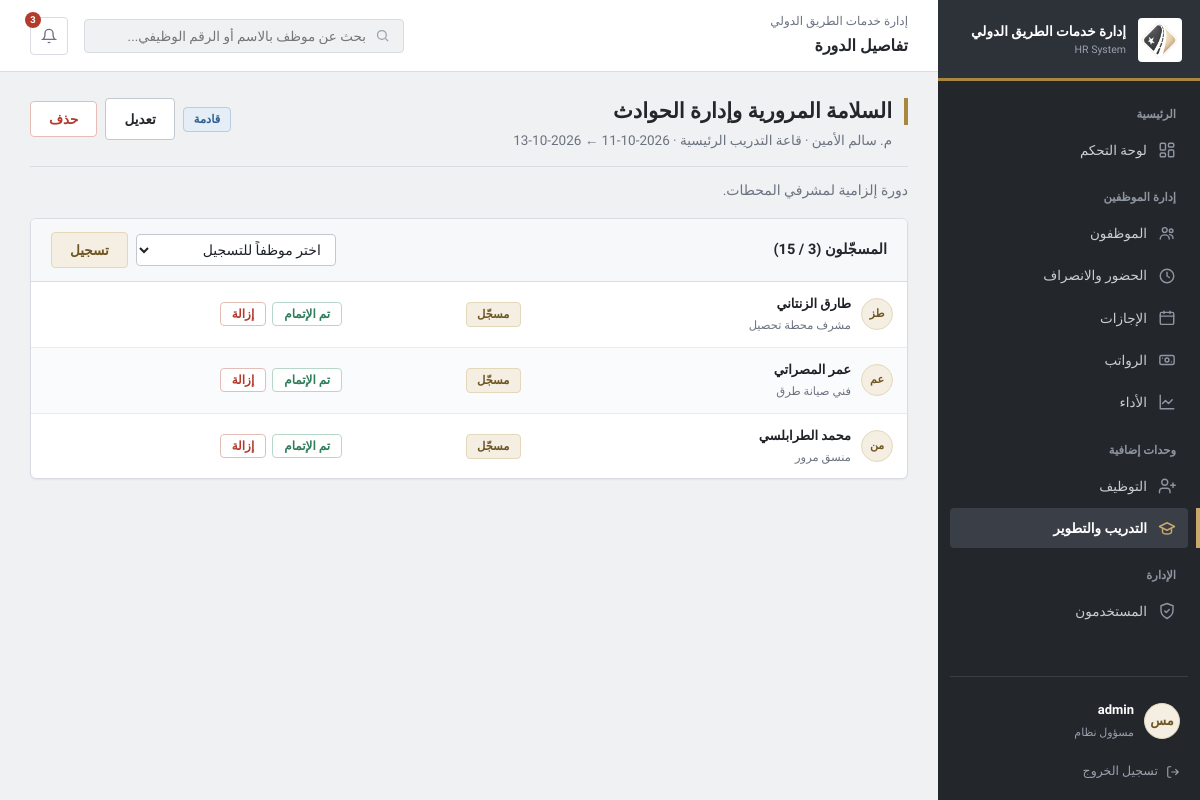
The page /training/1 (signed in) on the database its author committed.
### tables this page shows
CREATE TABLE users (
    id INTEGER PRIMARY KEY AUTOINCREMENT,
    username TEXT NOT NULL UNIQUE,
    password_hash TEXT NOT NULL,
    role TEXT NOT NULL DEFAULT 'hr',
    employee_id INTEGER REFERENCES employees(id)
);

CREATE TABLE trainings (
    id INTEGER PRIMARY KEY AUTOINCREMENT,
    title TEXT NOT NULL,
    trainer TEXT,
    location TEXT,
    start_date TEXT NOT NULL,
    end_date TEXT NOT NULL,
    seats INTEGER NOT NULL DEFAULT 20,
    description TEXT
);

CREATE TABLE training_enrollments (
    id INTEGER PRIMARY KEY AUTOINCREMENT,
    training_id INTEGER NOT NULL REFERENCES trainings(id),
    employee_id INTEGER NOT NULL REFERENCES employees(id),
    status TEXT NOT NULL DEFAULT 'enrolled',
    UNIQUE(training_id, employee_id)
);

CREATE TABLE employees (
    id INTEGER PRIMARY KEY AUTOINCREMENT,
    employee_code TEXT NOT NULL UNIQUE,
    full_name TEXT NOT NULL,
    initials TEXT NOT NULL,
    department_id INTEGER NOT NULL REFERENCES departments(id),
    position TEXT NOT NULL,
    hire_date TEXT NOT NULL,
    contract_type TEXT NOT NULL,
    contract_end_date TEXT,
    status TEXT NOT NULL DEFAULT 'نشط',
    phone TEXT,
    email TEXT,
    base_salary REAL NOT NULL DEFAULT 0,
    allowance REAL NOT NULL DEFAULT 0
);

### modules/training.py (the view)
@bp.route("/<int:tid>")
@login_required
def detail(tid):
    conn = db.get_db()
    t = conn.execute("SELECT * FROM trainings WHERE id=?", (tid,)).fetchone()
    if not t:
        abort(404)
    people = conn.execute(
        """SELECT te.id AS enr_id, te.status, e.id, e.full_name, e.initials, e.position FROM training_enrollments te
           JOIN employees e ON e.id=te.employee_id WHERE te.training_id=? ORDER BY e.full_name""", (tid,)).fetchall()
    available = conn.execute(
        "SELECT id, full_name FROM employees WHERE status != 'منتهي' AND id NOT IN "
        "(SELECT employee_id FROM training_enrollments WHERE training_id=?) ORDER BY full_name", (tid,)).fetchall()
    return render_template("training/detail.html", t=t, state=_state(t), people=people, available=available)

### app.py (called while the page is built)
def get_current_user():
    if "user_id" not in session:
        return None
    return db.get_db().execute(
        """
        SELECT u.id, u.username, u.role, u.employee_id,
               e.full_name, e.initials, e.position,
               d.name AS department_name
        FROM users u
        LEFT JOIN employees e ON e.id = u.employee_id
        LEFT JOIN departments d ON d.id = e.department_id
        WHERE u.id = ?
        """,
        (session["user_id"],),
    ).fetchone()

@app.context_processor
def inject_globals():
    ctx = {"current_user": None, "pending_badge": 0}
    if "user_id" in session:
        ctx["current_user"] = get_current_user()
        ctx["pending_badge"] = db.get_db().execute(
            "SELECT COUNT(*) AS c FROM leave_requests WHERE status = 'pending'"
        ).fetchone()["c"]
    return ctx

@app.before_request
def csrf_protect():
    if request.method == "POST" and not csrf_valid():
        abort(400)

### core.py (called while the page is built)
def login_required(view):
    @wraps(view)
    def wrapped(*args, **kwargs):
        uid = session.get("user_id")
        if not uid:
            return redirect(url_for("login"))
        ok = db.get_db().execute("SELECT 1 FROM users WHERE id = ?", (uid,)).fetchone()
        if not ok:
            session.clear()
            return redirect(url_for("login"))
        return view(*args, **kwargs)
    return wrapped

def csrf_token():
    if "_csrf" not in session:
        session["_csrf"] = secrets.token_hex(16)
    return session["_csrf"]

### db.py (called while the page is built)
def get_db():
    if "db" not in g:
        os.makedirs(os.path.dirname(DB_PATH), exist_ok=True)
        g.db = sqlite3.connect(DB_PATH)
        g.db.row_factory = sqlite3.Row
        g.db.execute("PRAGMA foreign_keys = ON")
    return g.db

### modules/training.py (called while the page is built)
def _state(t):
    today = date.today().isoformat()
    if t["end_date"] < today:
        return ("finished", "منتهية")
    if t["start_date"] > today:
        return ("upcoming", "قادمة")
    return ("ongoing", "جارية")

### templates/training/detail.html
{% extends "base.html" %}{% import "_macros.html" as m %}
{% set page_label = 'تفاصيل الدورة' %}{% set active_panel = 'training' %}
{% block content %}
{% call m.page_head(t.title, (t.trainer or 'بدون مدرّب') ~ ' · ' ~ (t.location or 'بدون مكان') ~ ' · ' ~ t.start_date ~ ' ← ' ~ t.end_date) %}
  <span class="pill {{ {'upcoming':'info','ongoing':'good','finished':'gray'}[state[0]] }}">{{ state[1] }}</span>
  <a class="btn" href="{{ url_for('training.edit', tid=t.id) }}">تعديل</a>
  {{ m.post_btn(url_for('training.delete', tid=t.id), 'حذف', 'btn btn-danger', 'حذف الدورة وكل التسجيلات؟') }}
{% endcall %}
{% if t.description %}<p class="muted" style="margin:-8px 0 16px">{{ t.description }}</p>{% endif %}
<div class="card"><div class="card-head"><h3>المسجّلون ({{ people|length }} / {{ t.seats }})</h3>
  <form class="inline-form" method="POST" action="{{ url_for('training.enroll', tid=t.id) }}">{{ m.csrf() }}
    <select name="employee_id" aria-label="موظف"><option value="">اختر موظفاً للتسجيل</option>{% for e in available %}<option value="{{ e.id }}">{{ e.full_name }}</option>{% endfor %}</select>
    <button class="btn btn-sand">تسجيل</button></form></div>
<div class="table-wrap"><table><tbody>
{% for p in people %}<tr><td><a class="person" href="{{ url_for('employees.view', emp_id=p.id) }}"><div class="avatar">{{ p.initials }}</div><div><b>{{ p.full_name }}</b><span>{{ p.position }}</span></div></a></td>
<td><span class="pill {{ 'good' if p.status == 'completed' else 'sand' }}">{{ 'أتمّ الدورة' if p.status == 'completed' else 'مسجّل' }}</span></td>
<td><div class="row-actions">{% if p.status != 'completed' %}{{ m.post_btn(url_for('training.enrollment', enr_id=p.enr_id, action='complete'), 'تم الإتمام', 'btn-sm approve') }}{% endif %}
{{ m.post_btn(url_for('training.enrollment', enr_id=p.enr_id, action='remove'), 'إزالة', 'btn-sm danger', 'إزالة الموظف من الدورة؟') }}</div></td></tr>
{% else %}<tr><td class="empty">لا يوجد مسجّلون بعد.</td></tr>{% endfor %}
</tbody></table></div></div>
{% endblock %}

### templates/base.html (shortened to what this page needs)
{%- macro nav(key, endpoint, label, icon) -%}
<a class="nav-item {{ 'active' if active_panel == key else '' }}" href="{{ url_for(endpoint) }}">
  <svg viewBox="0 0 24 24" fill="none" stroke="currentColor" stroke-width="1.9" stroke-linecap="round" stroke-linejoin="round">{{ icon|safe }}</svg>{{ label }}
</a>
{%- endmacro -%}
<!DOCTYPE html>
<html lang="ar" dir="rtl">
<head>
<link rel="stylesheet" href="{{ url_for('static', filename='css/style.css') }}">
</head>
<body>
<div class="shell">
  <aside class="sidebar">
    <a class="brand" href="{{ url_for('dashboard') }}">
      <img src="{{ url_for('static', filename='img/emblem.png') }}" alt="شعار {{ ORG_NAME }}">
      <div><b>{{ ORG_NAME }}</b><span>HR System</span></div>
    </a>
    <div class="nav-label">الرئيسية</div>
    {{ nav('overview', 'dashboard', 'لوحة التحكم', '<rect x="3" y="3" width="7" height="9" rx="1.5"/><rect x="14" y="3" width="7" height="5" rx="1.5"/><rect x="14" y="12" width="7" height="9" rx="1.5"/><rect x="3" y="16" width="7" height="5" rx="1.5"/>') }}
    <div class="nav-label">إدارة الموظفين</div>
    {{ nav('employees', 'employees.index', 'الموظفون', '<circle cx="9" cy="8" r="3.2"/><path d="M3 20c0-3.3 2.7-5.5 6-5.5s6 2.2 6 5.5"/><circle cx="17.5" cy="9" r="2.4"/><path d="M15.5 14.2c2.6.3 4.5 2 4.5 5"/>') }}
    {{ nav('attendance', 'attendance.index', 'الحضور والانصراف', '<circle cx="12" cy="12" r="9"/><path d="M12 7v5l3.2 2"/>') }}
    {{ nav('leaves', 'leaves.index', 'الإجازات', '<rect x="3" y="4.5" width="18" height="16" rx="2"/><path d="M3 9.5h18M8 3v3M16 3v3"/>') }}
    {{ nav('payroll', 'payroll.index', 'الرواتب', '<rect x="2.5" y="6" width="19" height="12" rx="2"/><circle cx="12" cy="12" r="2.6"/><path d="M6 9.5v.01M18 14.5v.01"/>') }}
    {{ nav('performance', 'performance.index', 'الأداء', '<path d="M3 3v18h18"/><path d="m19 9-5 5-4-4-4 4"/>') }}
    <div class="nav-label">وحدات إضافية</div>
    {{ nav('recruitment', 'recruitment.index', 'التوظيف', '<path d="M16 21v-2a4 4 0 0 0-4-4H6a4 4 0 0 0-4 4v2"/><circle cx="9" cy="7" r="4"/><path d="M20 8v6M23 11h-6"/>') }}
    {{ nav('training', 'training.index', 'التدريب والتطوير', '<path d="M22 10 12 5 2 10l10 5 10-5Z"/><path d="M6 12.5V17c0 1.7 2.7 3 6 3s6-1.3 6-3v-4.5"/>') }}
    {% if session.get('role') == 'admin' %}
    <div class="nav-label">الإدارة</div>
    {{ nav('users', 'users.index', 'المستخدمون', '<path d="M12 2 4 5v6c0 5 3.4 8.7 8 11 4.6-2.3 8-6 8-11V5Z"/><path d="m9 12 2 2 4-4"/>') }}
    {% endif %}
    <div class="sidebar-foot">
      <a class="user-chip" href="{{ url_for('users.account') }}" title="حسابي">
        <div class="avatar">{{ current_user['initials'] if current_user and current_user['initials'] else 'مس' }}</div>
        <div class="who">
          <b>{{ (current_user['full_name'] or current_user['username']) if current_user else '' }}</b>
          <span>{% if current_user and current_user['department_name'] %}{{ current_user['position'] }}{% elif current_user %}{{ 'مسؤول نظام' if current_user['role'] == 'admin' else 'موارد بشرية' }}{% endif %}</span>
        </div>
      </a>
      <a class="logout-link" href="{{ url_for('logout') }}">
        <svg width="14" height="14" viewBox="0 0 24 24" fill="none" stroke="currentColor" stroke-width="2"><path d="M9 21H5a2 2 0 0 1-2-2V5a2 2 0 0 1 2-2h4"/><path d="M16 17l5-5-5-5M21 12H9"/></svg>
        تسجيل الخروج
      </a>
    </div>
  </aside>
  <div class="main">
    <div class="topbar">
      <div class="page-title">{{ ORG_NAME }}<b>{{ page_label|default('لوحة التحكم') }}</b></div>
      <form class="search" method="GET" action="{{ url_for('employees.index') }}" role="search">
        <svg width="15" height="15" viewBox="0 0 24 24" fill="none" stroke="currentColor" stroke-width="2"><circle cx="11" cy="11" r="7"/><path d="m21 21-4.3-4.3"/></svg>
        <input type="search" name="q" placeholder="بحث عن موظف بالاسم أو الرقم الوظيفي..." aria-label="بحث">
      </form>
      <a class="icon-btn" href="{{ url_for('leaves.index', status='pending') }}" title="طلبات إجازة معلّقة" aria-label="الإشعارات">
        <svg width="16" height="16" viewBox="0 0 24 24" fill="none" stroke="currentColor" stroke-width="2"><path d="M18 8a6 6 0 0 0-12 0c0 7-3 9-3 9h18s-3-2-3-9"/><path d="M13.7 21a2 2 0 0 1-3.4 0"/></svg>
        {% if pending_badge %}<span class="badge">{{ pending_badge }}</span>{% endif %}
      </a>
    </div>
    <div class="content">
      {% block content %}{% endblock %}
    </div>
  </div>
</div>
</body>
</html>

### templates/_macros.html (shortened to what this page needs)
{% macro page_head(title, sub='') -%}
<div class="page-head"><div><h2>{{ title }}</h2>{% if sub %}<p>{{ sub }}</p>{% endif %}</div><div class="actions">{{ caller() if caller else '' }}</div></div>
{%- endmacro %}
{% macro post_btn(url, label, cls='btn-sm', confirm='', hidden={}) -%}
<form method="POST" action="{{ url }}" {% if confirm %}data-confirm="{{ confirm }}"{% endif %}>
<button class="{{ cls }}" type="submit">{{ label }}</button></form>
{%- endmacro %}

### rows shown on the page
users: username "admin", role "مسؤول نظام"
trainings: title "السلامة المرورية وإدارة الحوادث", description "دورة إلزامية لمشرفي المحطات.", seats "15"
training_enrollments: initials "طز", full_name "طارق الزنتاني", position "مشرف محطة تحصيل", status "مسجّل", label "تم الإتمام إزالة"
training_enrollments: initials "عم", full_name "عمر المصراتي", position "فني صيانة طرق", status "مسجّل", label "تم الإتمام إزالة"
training_enrollments: initials "من", full_name "محمد الطرابلسي", position "منسق مرور", status "مسجّل", label "تم الإتمام إزالة"

### other values the page prints
{{ ORG_NAME }} "إدارة خدمات الطريق الدولي"
{{ label }} "لوحة التحكم الموظفون الحضور والانصراف الإجازات الرواتب الأداء التوظيف التدريب والتطوير المستخدمون"
{{ page_label|default('لوحة التحكم') }} "تفاصيل الدورة"
{{ pending_badge }} "3"
{{ sub }} "م. سالم الأمين · قاعة التدريب الرئيسية · 2026-10-11 ← 2026-10-13"
{{ state[1] }} "قادمة"
{{ label }} "حذف"
